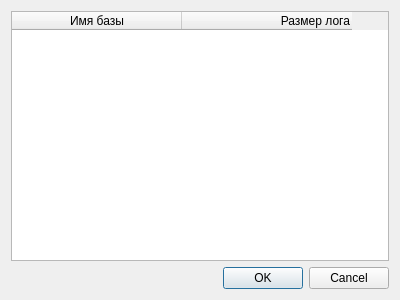
<?xml version="1.0" encoding="UTF-8"?>
<ui version="4.0">
 <class>DialogSelectInfobase</class>
 <widget class="QDialog" name="DialogSelectInfobase">
  <property name="geometry">
   <rect>
    <x>0</x>
    <y>0</y>
    <width>400</width>
    <height>300</height>
   </rect>
  </property>
  <property name="windowTitle">
   <string>Информационные базы</string>
  </property>
  <layout class="QGridLayout" name="gridLayout">
   <item row="0" column="0">
    <widget class="QTableWidget" name="tableInfoBase">
     <property name="selectionMode">
      <enum>QAbstractItemView::SingleSelection</enum>
     </property>
     <property name="selectionBehavior">
      <enum>QAbstractItemView::SelectRows</enum>
     </property>
     <attribute name="horizontalHeaderCascadingSectionResizes">
      <bool>false</bool>
     </attribute>
     <attribute name="horizontalHeaderDefaultSectionSize">
      <number>170</number>
     </attribute>
     <column>
      <property name="text">
       <string>Имя базы</string>
      </property>
      <property name="font">
       <font>
        <bold>false</bold>
       </font>
      </property>
     </column>
     <column>
      <property name="text">
       <string>Размер лога</string>
      </property>
      <property name="textAlignment">
       <set>AlignTrailing|AlignVCenter</set>
      </property>
     </column>
    </widget>
   </item>
   <item row="1" column="0">
    <widget class="QDialogButtonBox" name="buttonBox">
     <property name="orientation">
      <enum>Qt::Horizontal</enum>
     </property>
     <property name="standardButtons">
      <set>QDialogButtonBox::Cancel|QDialogButtonBox::Ok</set>
     </property>
    </widget>
   </item>
  </layout>
 </widget>
 <resources/>
 <connections>
  <connection>
   <sender>buttonBox</sender>
   <signal>accepted()</signal>
   <receiver>DialogSelectInfobase</receiver>
   <slot>accept()</slot>
   <hints>
    <hint type="sourcelabel">
     <x>248</x>
     <y>254</y>
    </hint>
    <hint type="destinationlabel">
     <x>157</x>
     <y>274</y>
    </hint>
   </hints>
  </connection>
  <connection>
   <sender>buttonBox</sender>
   <signal>rejected()</signal>
   <receiver>DialogSelectInfobase</receiver>
   <slot>reject()</slot>
   <hints>
    <hint type="sourcelabel">
     <x>316</x>
     <y>260</y>
    </hint>
    <hint type="destinationlabel">
     <x>286</x>
     <y>274</y>
    </hint>
   </hints>
  </connection>
 </connections>
</ui>
